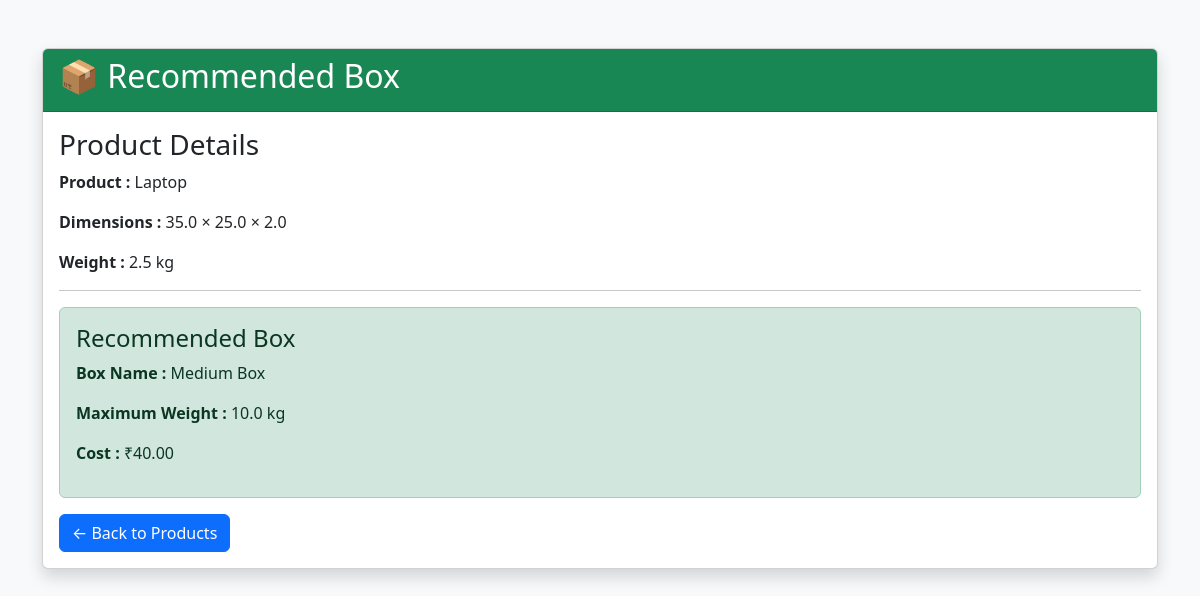
/recommend/1/, run on the app's committed database.
### api/models.py (models this page shows, shortened)
class Product(models.Model):
    name = models.CharField(max_length=100)
    length = models.FloatField()
    width = models.FloatField()
    height = models.FloatField()
    weight = models.FloatField()

class Box(models.Model):
    name = models.CharField(max_length=100)
    internal_length = models.FloatField()
    internal_width = models.FloatField()
    internal_height = models.FloatField()
    max_weight = models.FloatField()
    cost = models.DecimalField(max_digits=8, decimal_places=2)

### api/views.py (the view)
# urls.py: path('recommend/<int:product_id>/', recommend_box, name='recommend_box'),
def recommend_box(request, product_id):
    product = Product.objects.get(id=product_id)
    suitable_boxes = []
    for box in Box.objects.all():
        if (
            box.internal_length >= product.length
            and box.internal_width >= product.width
            and box.internal_height >= product.height
            and box.max_weight >= product.weight
        ):
            suitable_boxes.append(box)
    if suitable_boxes:
        best_box = min(
            suitable_boxes,
            key=lambda x: x.cost
        )
        return render(request, "result.html", {
            "product": product,
            "box": best_box
        })
    return render(request, "result.html", {
        "product": product,
        "box": None
    })

### api/templates/result.html (shortened to what this page needs)
<!DOCTYPE html>
<html>
<head>
    <link href="https://cdn.jsdelivr.net/npm/bootstrap@5.3.3/dist/css/bootstrap.min.css" rel="stylesheet">
</head>
<body class="bg-light">
<div class="container mt-5">
<div class="card shadow">
<div class="card-header bg-success text-white">
<h2>📦 Recommended Box</h2>
</div>
<div class="card-body">
<h3>Product Details</h3>
<p><strong>Product :</strong> {{ product.name }}</p>
<p><strong>Dimensions :</strong>
{{ product.length }}
×
{{ product.width }}
×
{{ product.height }}
</p>
<p><strong>Weight :</strong>
{{ product.weight }} kg
</p>
<hr>
{% if box %}
<div class="alert alert-success">
<h4>Recommended Box</h4>
<p><strong>Box Name :</strong> {{ box.name }}</p>
<p><strong>Maximum Weight :</strong> {{ box.max_weight }} kg</p>
<p><strong>Cost :</strong> ₹{{ box.cost }}</p>
</div>
{% else %}
<div class="alert alert-danger">
No suitable box available.
</div>
{% endif %}
<a href="/" class="btn btn-primary">
← Back to Products
</a>
</div>
</div>
</div>
</body>
</html>

### data on the page
Product: name "Laptop", length "35.0", width "25.0", height "2.0", weight "2.5"
Box: name "Medium Box", max_weight "10.0", cost "40.00"
